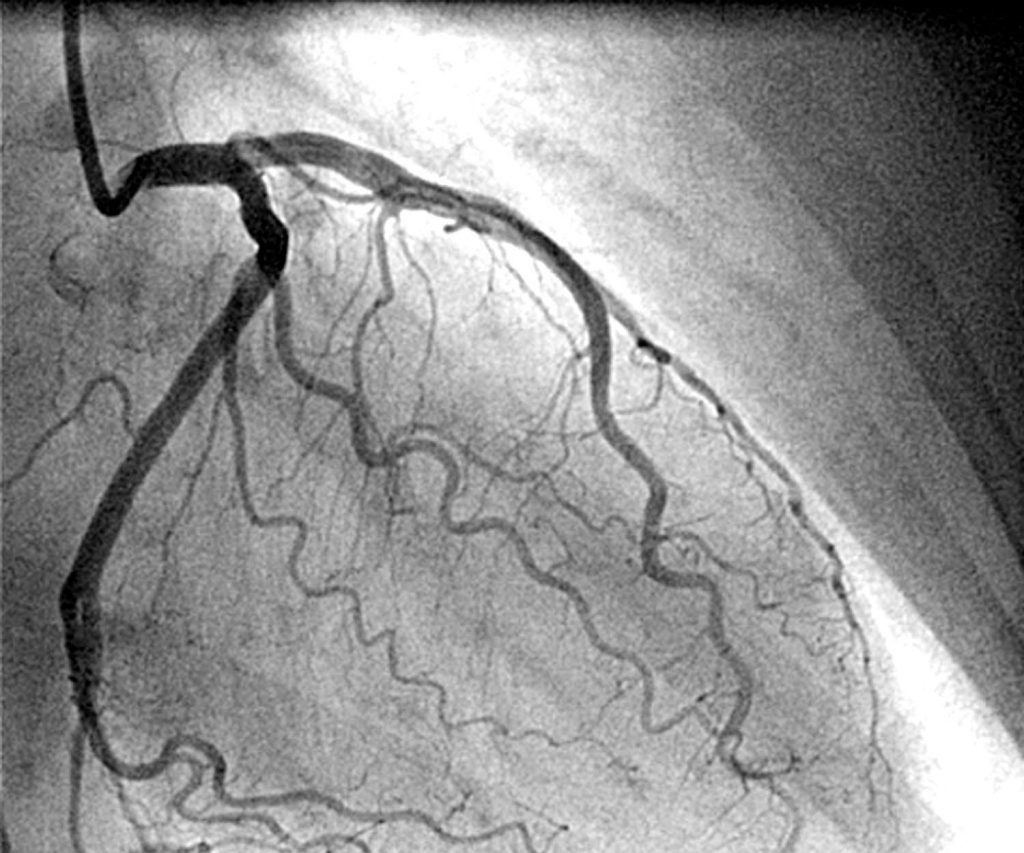
#> input picture mod4/EJERCITACIÓN/coronary1.jpg, 1024 x 853 px, found by its file name
$ python image.py
#> lines starting #> are read from the running program, lines starting #| are printed output that depends on the picture
### mod4/EJERCITACIÓN/utils.py
# [19 lines left out: function graficar, not called in this run]

def crearMatrix(dimensiones:tuple = None):
    """Genera una matriz de ceros utilizando la función zeros de numpy"""
    if dimensiones:
        from numpy import zeros
        matrix = zeros(dimensiones)
        del zeros
        return matrix
    else:
        raise ValueError("No se ha dado ninguna dimensión")

# [9 lines left out: function main, not called in this run]

# [2 lines that do not run on import are left out]

### mod4/image.py

import numpy as np
import matplotlib.pyplot as plt
import matplotlib.image as mpimg
from utils import crearMatrix
import scipy as sp
from scipy import signal

#CLASES
class Image():
    """Documentación de Image"""

    def __init__(self, dimensiones:tuple = None, filename:str = ""):
        """Crea una imagen
        Paramas:
            - dimensiones: tupla con las dimensiones de la imágen a formar
            - filenme: nombre del archivo de imágen a cargar
        """
        if dimensiones:
            self.image = crearMatrix(dimensiones) #generamos una matriz de ceros
            self.filas = self.image.shape[0]
            self.columnas = self.image.shape[1]
            self.canales = self.image.shape[2]
        elif filename:
            self.image = self._loadImage(filename)
#> in _loadImage, returned value is the input picture: shape (853, 1024, 3); min 0, max 255, mean 144.2
            self.filas = self.image.shape[0] #número de filas
            self.columnas = self.image.shape[1] #número de columnas
            self.canales = self.image.shape[2]
        else:
            raise ValueError("No se ha dado una dimensión ni un archivo")

    def _loadImage(self, filename:str):
        """Cargamos imágen"""
        return mpimg.imread(filename).astype(np.uint8)

    # [15 lines left out: functions show, size, saveImage, not called in this run]

#FUNCIONES
def ajustarContraste(image, alfa):
    """Ajusta el contraste de una imágen.

    Retorna una nueva imágen con las mismas dimensiones de la imágen original.
    """
    filas = image.image.shape[0] #cantidad de filas
    columnas = image.image.shape[1] #cantidad de columnas
    canales = image.image.shape[2]
    #Creo un nuevo objeto Image
    imagenProcesada = Image(dimensiones = (filas, columnas, canales))
    for canal in range(canales):
        for i in range(filas):
            for j in range(columnas):
                pixel = int(alfa*(image.image[i][j][canal]-128) + 128)
                if pixel < 0:
                    pixel = 0
                elif pixel > 255:
                    pixel = 255
                imagenProcesada.image[i][j][canal] = int(pixel)

    imagenProcesada.image = imagenProcesada.image.astype(np.uint8)

    return imagenProcesada
def ajustarBrillo(image, ajuste):
    """Doc..."""
    pass

# [37 lines left out: functions getHistograma, getChannels, ajustarGamma, not called in this run]

def aplicarKernel(imagen, kernel):

    KERNELS = {"topSobel": np.array([[-1,-1,-1],[-1, 8,-1],[-1,-1,-1]]),
                "blur": np.array([[0.0625, 0.125,0.0625],[0.125, 0.25, 0.125],[0.0625, 0.125,0.0625]]),
                "bottomSobel": np.array([[-1,-2,-1],[0,0,0],[1,2,1]]),
                "leftSobel": np.array([[1,0,-1],[2,0,-2],[1,0,-1]]),
                "rightSobel": np.array([[-1,0,1],[-2,0,2],[-1,0,1]]),
                "emboss": np.array([[-2,-1,0],[-1,1,1],[0,1,2]]),
                "ouutline": np.array([[-1,-1,-1],[-1,8,-1],[-1,-1,-1]]),
                "sharpen": np.array([[0,-1,0],[-1,5,-1],[0,-1,0]])}

    imagen=imagen.image
    kernel= KERNELS[kernel]
    imagen_list = []
    for d in range(3):
        temp = signal.convolve2d(imagen[:,:,d] , kernel,  boundary='symm',mode='same')
        imagen_list.append(temp)

    imagen_filt = np.stack(imagen_list, axis=2)
    imagen_filt[imagen_filt > 255] = 255
    imagen_filt[imagen_filt < 0] = 0
    imagen_filt = imagen_filt.astype("uint8")

    return imagen_filt

def graficarShow(imagen):

    plt.rcParams["figure.figsize"]=(10,5)
    plt.plot
    plt.imshow(imagen)
    plt.show()

def main():
    #Mostrar su implementación aquí
    imagen1=Image(filename="C:\pda\Modulo 4\Ejercitacion\coronary1.jpg")
    #np.amax(imagen1)
    #getHistograma(procesada)
    # #imagen1.size()
    # #imagen1.saveImage("hola.jpg")
    imagen1=ajustarContraste(imagen1,3)
#> after the loop in ajustarContraste, `for canal in range(canales):`:
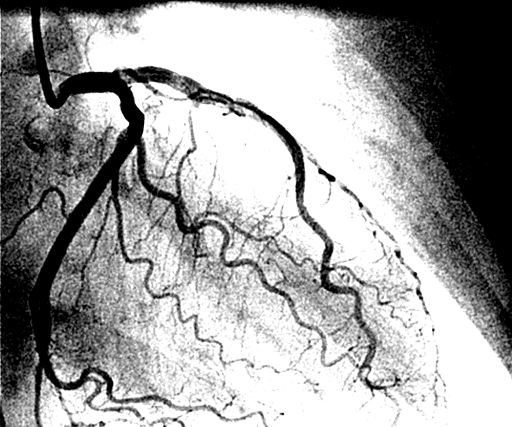
#> imagenProcesada.image: shape (853, 1024, 3) float64 (shown at 1/2 size); min 0, max 255, mean 156.9
    #imagen1.saveImage("C:\pda\Modulo 4\Ejercitacion\hola.jpg")
    procesada = aplicarKernel(imagen1,"topSobel")
    graficarShow(procesada)
#> in graficarShow, `plt.show()`:
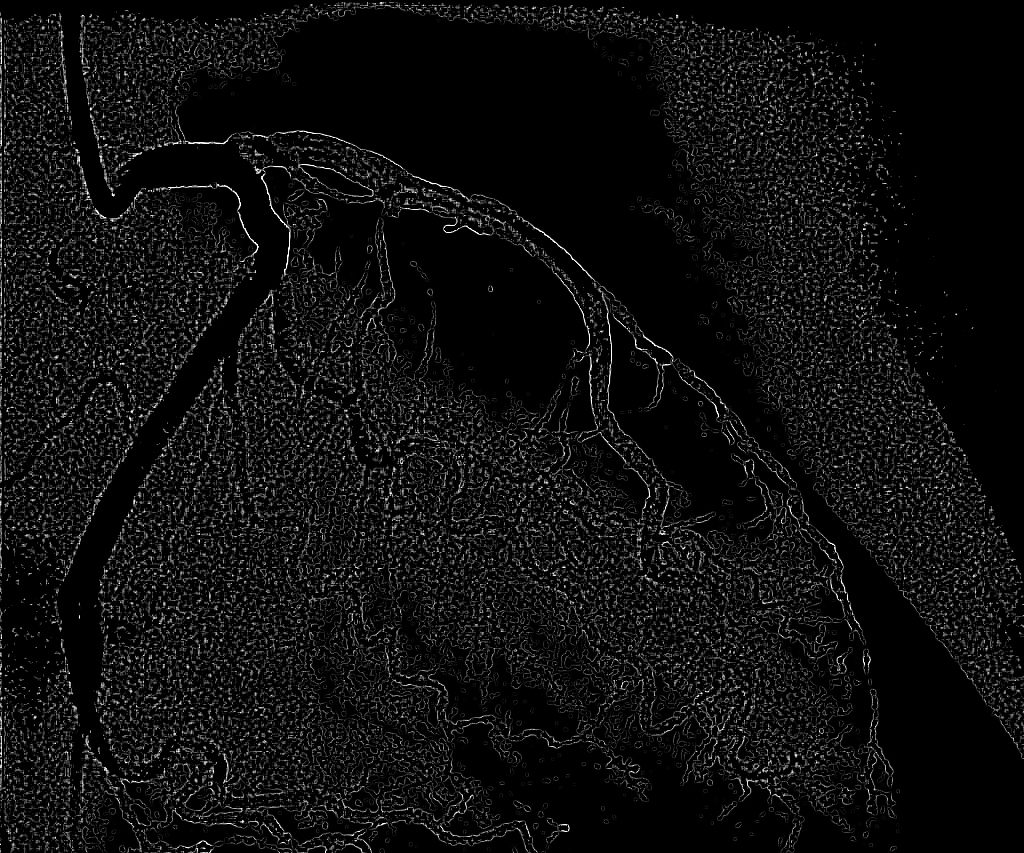
#> shown: shape (853, 1024, 3); min 0, max 255, mean 15.1

if __name__ == '__main__':
    main()

$ run again, with mod4/EJERCITACIÓN/coronary4.jpg copied over mod4/EJERCITACIÓN/coronary1.jpg
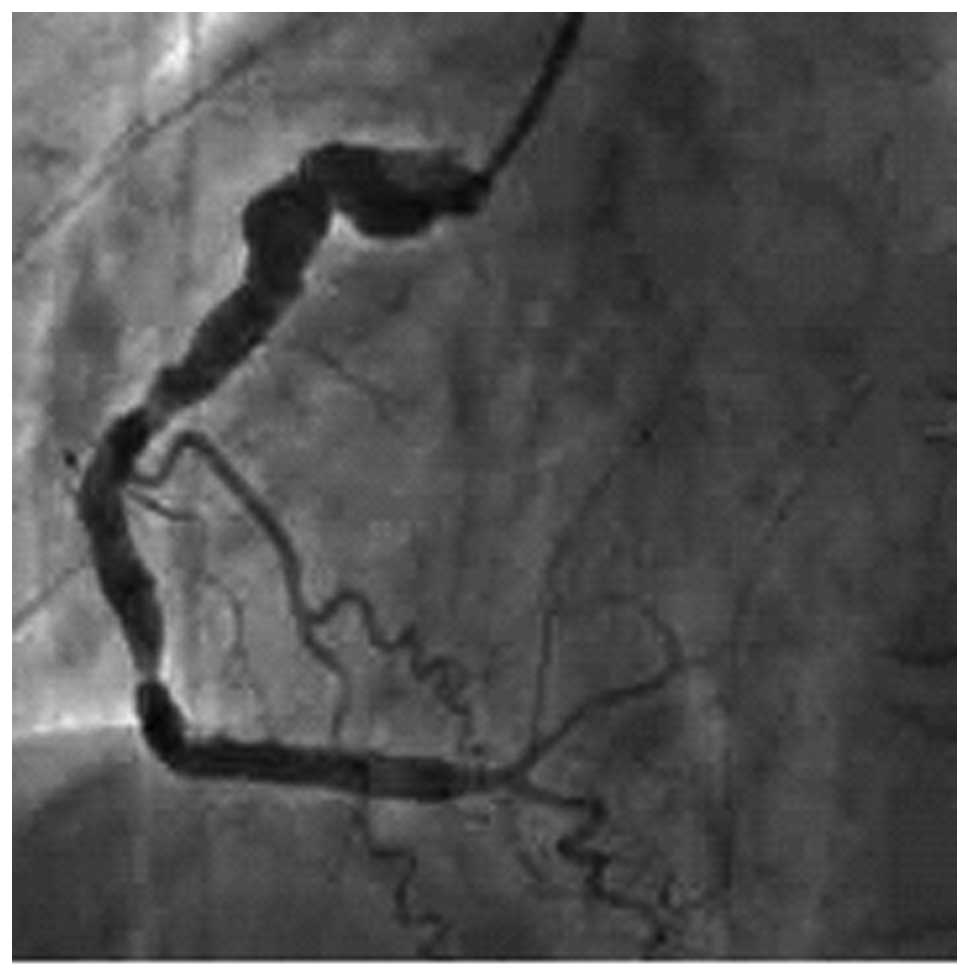
#> input picture mod4/EJERCITACIÓN/coronary4.jpg, 969 x 979 px, found by its file name
#> in _loadImage, returned value is the input picture: shape (979, 969, 3); min 0, max 255, mean 86.8
#> after the loop in ajustarContraste, `for canal in range(canales):`:
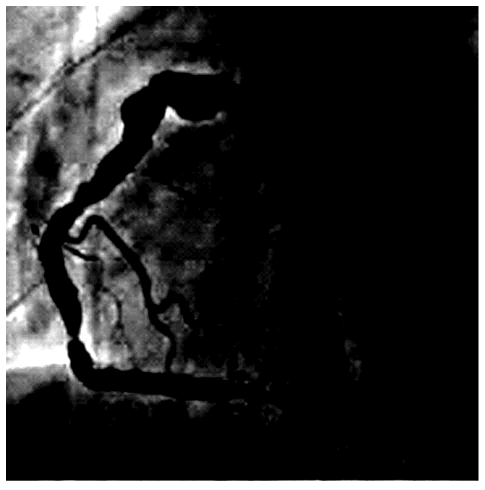
#> imagenProcesada.image: shape (979, 969, 3) float64 (shown at 1/2 size); min 0, max 255, mean 39.5
#> in graficarShow, `plt.show()`:
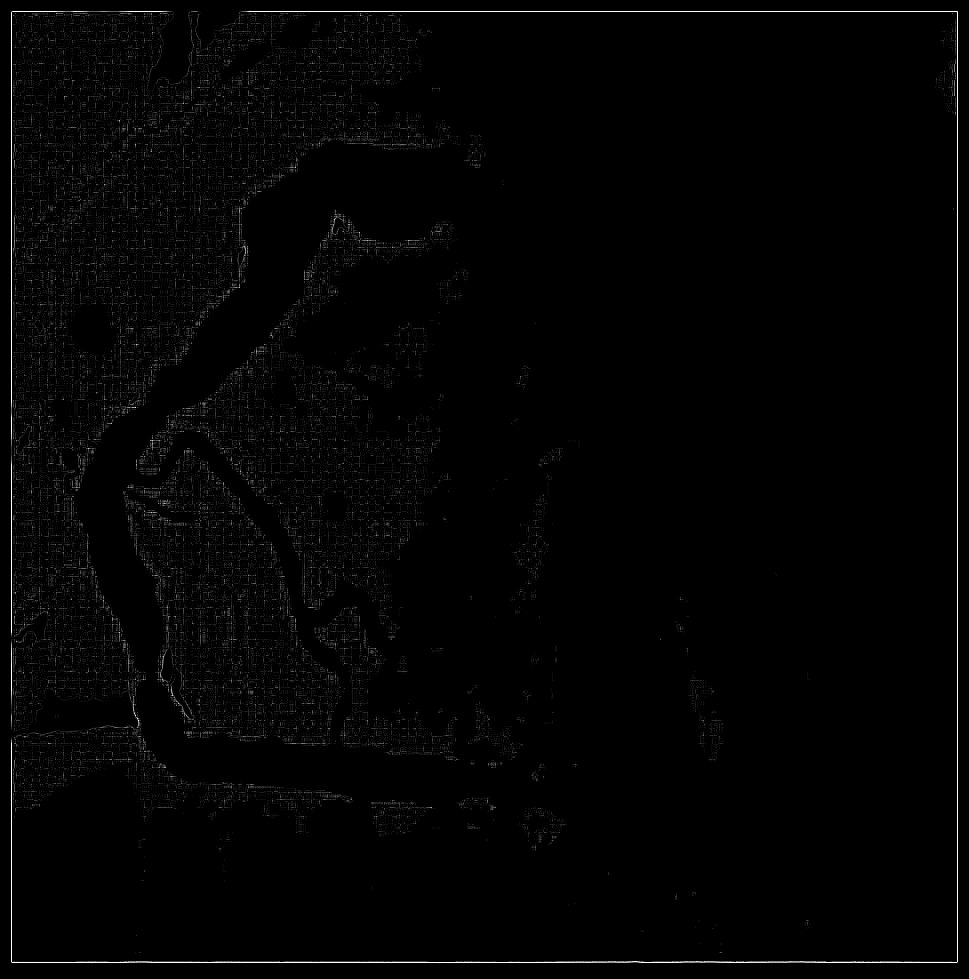
#> shown: shape (979, 969, 3); min 0, max 255, mean 3.4

$ run again, with mod4/EJERCITACIÓN/bote.jpg copied over mod4/EJERCITACIÓN/coronary1.jpg
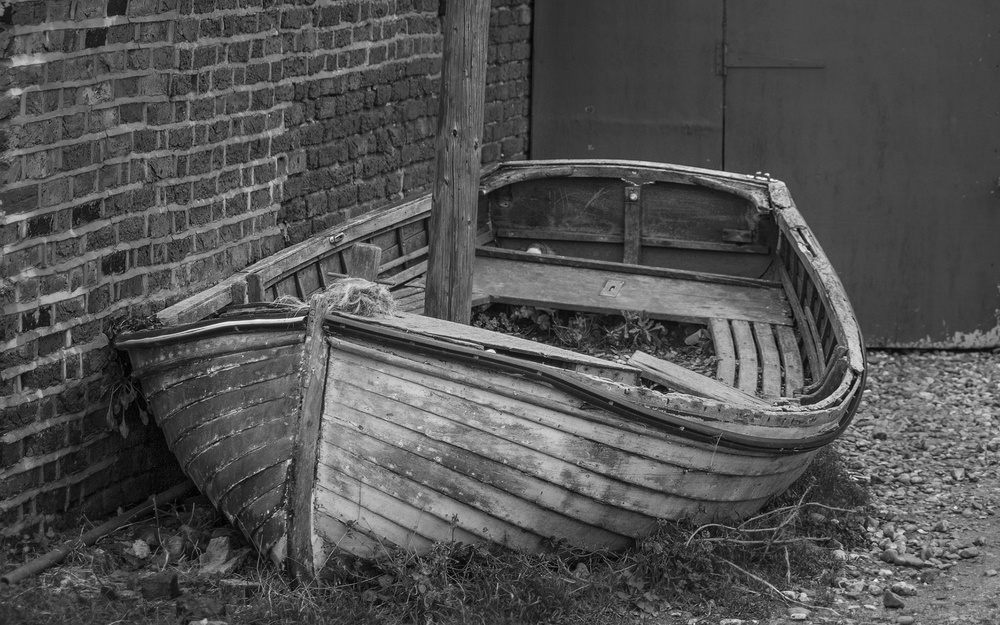
#> input picture mod4/EJERCITACIÓN/bote.jpg, 1000 x 625 px, shrunk from 1920 x 1200 before the run, found by its file name
#> in _loadImage, returned value is the input picture: shape (625, 1000, 3); min 0, max 255, mean 82.5
#> after the loop in ajustarContraste, `for canal in range(canales):`:
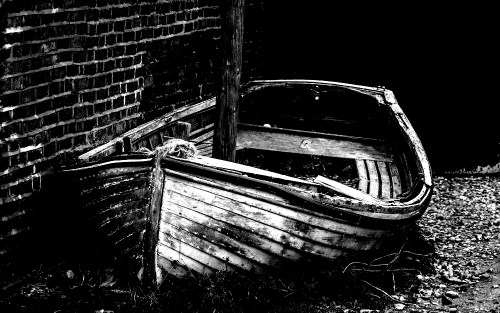
#> imagenProcesada.image: shape (625, 1000, 3) float64 (shown at 1/2 size); min 0, max 255, mean 41.8
#> in graficarShow, `plt.show()`:
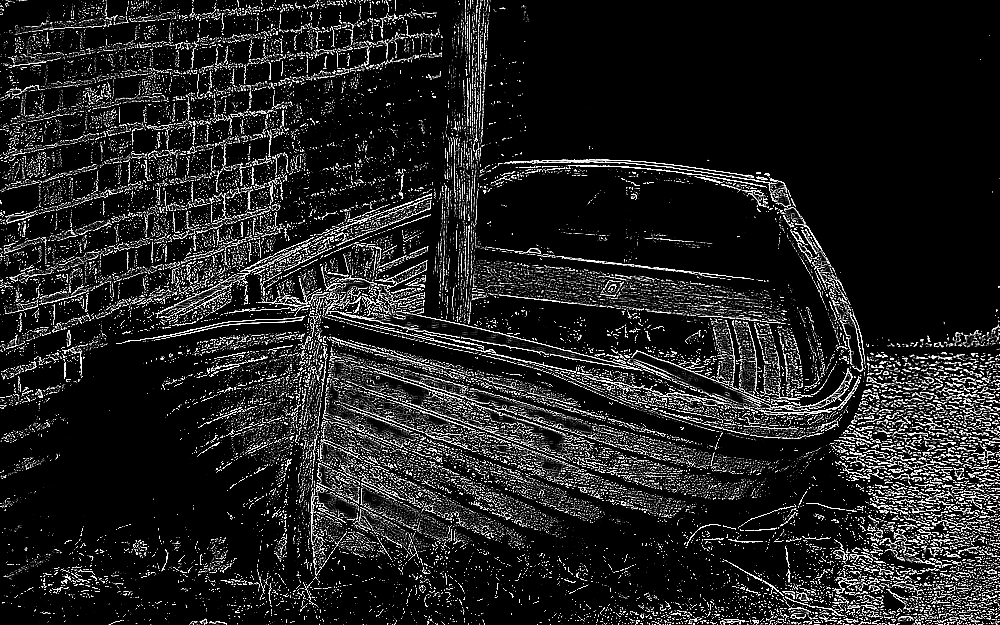
#> shown: shape (625, 1000, 3); min 0, max 255, mean 33.1
